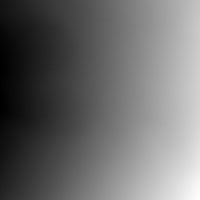
#> input picture seed_segment/x.tif, 200 x 200 px
$ python sanity_check.py
#> lines starting #> are read from the running program, lines starting #| are printed output that depends on the picture
### benchmark_core.py
"""Shared local-reference scoring utilities for the compressed-wrap benchmark."""

from dataclasses import dataclass
from pathlib import Path

import numpy as np
from scipy.spatial import cKDTree

try:
    import cv2

    def read_tif(path):
        return cv2.imread(str(path), cv2.IMREAD_UNCHANGED)
#> returned value is the input picture: shape (200, 200) float32; min 2669.3, max 2816.1, mean 2731.5

    # [6 lines left out: function resize_nearest, not called in this run]

    def write_png(path, img):
        return cv2.imwrite(str(path), img)

except ModuleNotFoundError:
    import tifffile
    from PIL import Image

    def read_tif(path):
        return tifffile.imread(path)

    def resize_nearest(img, scale):
        return np.repeat(np.repeat(img, scale, axis=0), scale, axis=1)

    # [8 lines left out: function write_png, not called in this run]


VOX_UM = 7.91
C0, C1 = 12750, 12950
STEP = 2
CLASSES = list(range(-3, 4))
CX, CY = 1809.26609333, 1732.01937758


@dataclass
class Reference:
    xyz: np.ndarray
    valid: np.ndarray
    row0: int
    seed: np.ndarray
    cls: np.ndarray
    trees: dict
    rows_of: dict
    cols_of: dict
    pts_of: dict
    rr: np.ndarray
    cc: np.ndarray
    seed_cls: np.ndarray


def load_grid(dirpath):
    dirpath = Path(dirpath)
    arrays = []
    for name in ("x", "y", "z"):
        path = dirpath / f"{name}.tif"
        array = read_tif(path)
        if array is None:
            raise FileNotFoundError(f"could not read coordinate TIFF: {path}")
        arrays.append(np.asarray(array, dtype=np.float64))
    x, y, z = arrays
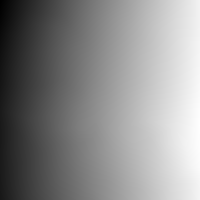
#> y: shape (200, 200) float64; min 2626.7, max 2798.5, mean 2720.3; drawn with min black and max white
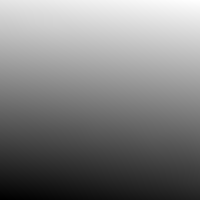
#> z: shape (200, 200) float64; min 7025.6, max 7240.4, mean 7133.6; drawn with min black and max white
    if x.shape != y.shape or x.shape != z.shape or x.ndim != 2:
        raise ValueError(f"tifxyz coordinates in {dirpath} must be equal-size 2D arrays")
    return np.stack([x, y, z], axis=-1)
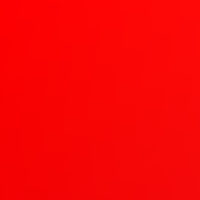
#> returned value: shape (200, 200, 3) float64; mean of channels 0, 1, 2 2731.5, 2720.3, 7133.6; drawn with min black and max white


def load_reference(npz_path):
#> (the run stopped early here; a loop or call above may not have finished)
